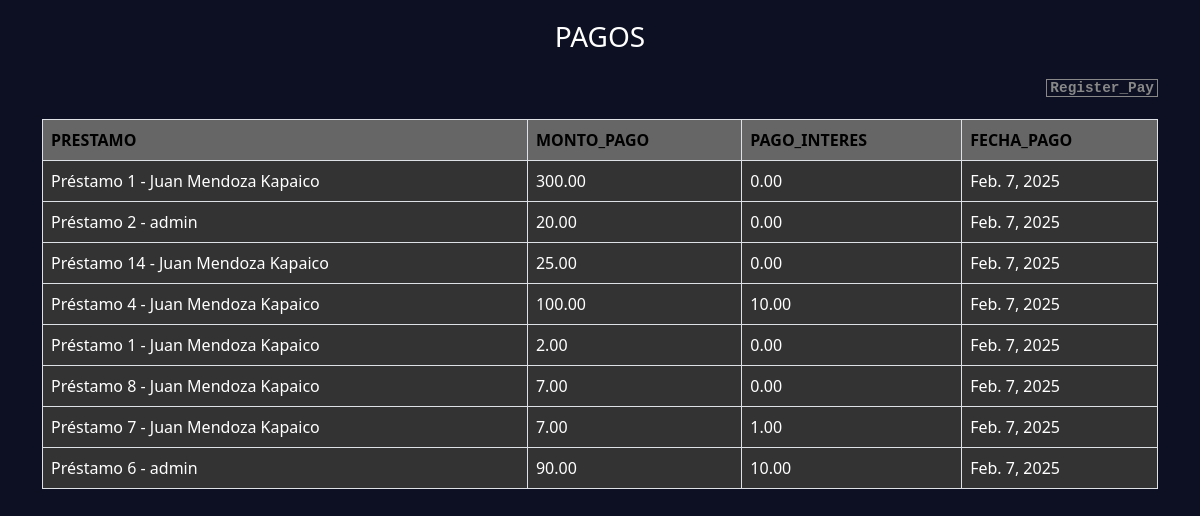
The page /payments/ on the database as committed earlier.
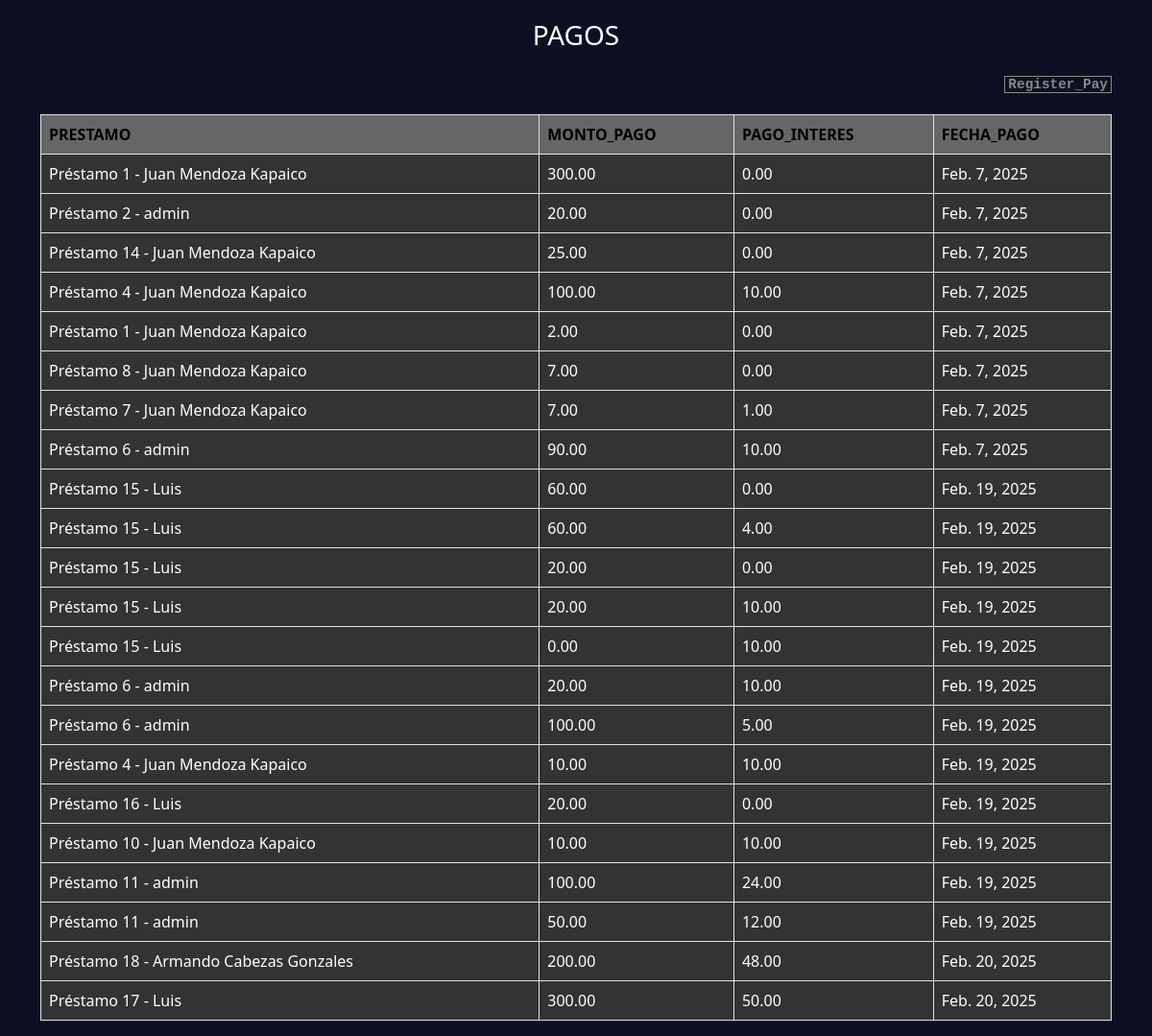
The same page on the database as committed later.
### pagos/models.py (models this page shows, shortened)
class Pago(models.Model):
    prestamo = models.ForeignKey(Prestamo, on_delete=models.CASCADE)
    monto_pago = models.DecimalField(max_digits=10, decimal_places=2)
    pagar_interes = models.DecimalField(max_digits=10, decimal_places=2, default=0)  # Campo para el interés calculado
    fecha_pago = models.DateField(auto_now_add=True)

### prestamos/models.py (models this page shows)
class Prestamo(models.Model):
    cliente = models.ForeignKey(Cliente, on_delete=models.CASCADE)
    monto = models.DecimalField(max_digits=10, decimal_places=2)
    tasa_interes = models.DecimalField(max_digits=5, decimal_places=2, default=2)
    interes = models.DecimalField(max_digits=10, decimal_places=2, blank=True, null=True)  # Campo para el interés calculado
    fecha_inicio = models.DateField(auto_now_add=True)
    plazo = models.IntegerField()  # Plazo en meses
    def __str__(self):
        return f"Préstamo {self.id} - {self.cliente.nombre}"

### clientes/models.py (models this page shows, shortened)
class Cliente(models.Model):
    nombre = models.CharField(max_length=100)
    telefono = models.CharField(max_length=15)

### pagos/views.py (the view)
# urls.py: path('payments/', views.payments, name='payments'),
@never_cache
def payments(request):
    pagos = Pago.objects.all()
    return render(request, 'payments.html', {'pagos':pagos})

### pagos/templates/payments.html (shortened to what this page needs)
{% extends "home/base.html" %}
{% load static %}
{% block head %}
    <link rel="stylesheet" href="{% static 'css/clients.css' %}">
{% endblock %}
{% block content %}
    <div class="container">
        <h3 class="titulo">PAGOS</h3>
        <div class="enlace text-end"><a href="{% url 'register_pay' %}">Register_Pay</a></div>
        <div class="box_table">
            <table class="table table-bordered">
                <thead>
                    <tr>
                        <th class="fw-bold">PRESTAMO</th>
                        <th class="fw-bold">MONTO_PAGO</th>
                        <th class="fw-bold">PAGO_INTERES</th>
                        <th class="fw-bold">FECHA_PAGO</th>
                    </tr>
                </thead>
                <tbody>
                    {% for p in pagos %}
                    <tr class="">
                        <td class="">{{ p.prestamo }}</td>
                        <td>{{ p.monto_pago }}</td>
                        <td>{{ p.pagar_interes }}</td>
                        <td>{{ p.fecha_pago }}</td>
                    </tr>
                    {% endfor %}
                </tbody>
            </table>
        </div>
    </div>
{% endblock %}

Rows that differ between the two databases and show on the page:
added Pago: prestamo "Préstamo 15 - Luis", monto_pago "60.00", pagar_interes "0.00", fecha_pago "Feb. 19, 2025"
added Pago: prestamo "Préstamo 15 - Luis", monto_pago "60.00", pagar_interes "4.00", fecha_pago "Feb. 19, 2025"
added Pago: prestamo "Préstamo 15 - Luis", monto_pago "20.00", pagar_interes "0.00", fecha_pago "Feb. 19, 2025"
added Pago: prestamo "Préstamo 15 - Luis", monto_pago "20.00", pagar_interes "10.00", fecha_pago "Feb. 19, 2025"
added Pago: prestamo "Préstamo 15 - Luis", monto_pago "0.00", pagar_interes "10.00", fecha_pago "Feb. 19, 2025"
added Pago: prestamo "Préstamo 6 - admin", monto_pago "20.00", pagar_interes "10.00", fecha_pago "Feb. 19, 2025"
added Pago: prestamo "Préstamo 6 - admin", monto_pago "100.00", pagar_interes "5.00", fecha_pago "Feb. 19, 2025"
added Pago: prestamo "Préstamo 4 - Juan Mendoza Kapaico", monto_pago "10.00", pagar_interes "10.00", fecha_pago "Feb. 19, 2025"
added Pago: prestamo "Préstamo 16 - Luis", monto_pago "20.00", pagar_interes "0.00", fecha_pago "Feb. 19, 2025"
added Pago: prestamo "Préstamo 10 - Juan Mendoza Kapaico", monto_pago "10.00", pagar_interes "10.00", fecha_pago "Feb. 19, 2025"
added Pago: prestamo "Préstamo 11 - admin", monto_pago "100.00", pagar_interes "24.00", fecha_pago "Feb. 19, 2025"
added Pago: prestamo "Préstamo 11 - admin", monto_pago "50.00", pagar_interes "12.00", fecha_pago "Feb. 19, 2025"
added Pago: prestamo "Préstamo 18 - Armando Cabezas Gonzales", monto_pago "200.00", pagar_interes "48.00", fecha_pago "Feb. 20, 2025"
added Pago: prestamo "Préstamo 17 - Luis", monto_pago "300.00", pagar_interes "50.00", fecha_pago "Feb. 20, 2025"
